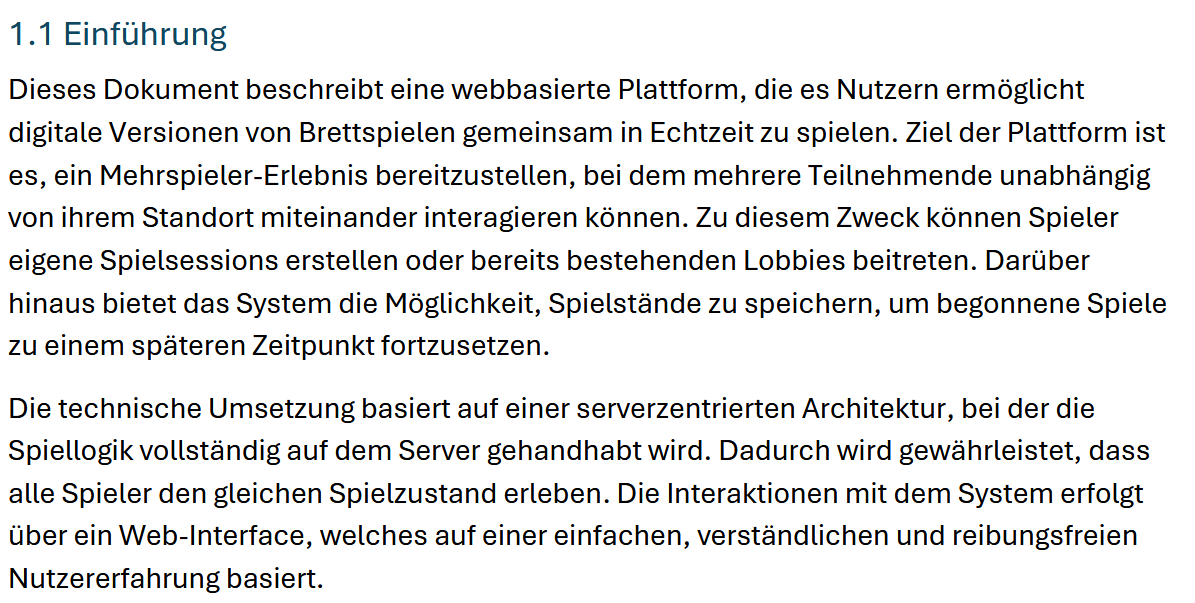
#> input picture Images/ItCV4.png, 1195 x 603 px
$ python Erosion.py
#> lines starting #> are read from the running program, lines starting #| are printed output that depends on the picture
import numpy as np
import cv2
from PIL import Image
import matplotlib.pyplot as plt
from pathlib import Path

# LOAD IMAGE
IMAGE_PATH = Path(__file__).resolve().parent.parent / "Images" / "ItCV4.png"

if not IMAGE_PATH.exists():
    raise FileNotFoundError(f"Could not read image at: {IMAGE_PATH}")

img_array = np.array(Image.open(IMAGE_PATH).convert("L"))

# DEFINE STRUCTURING ELEMENTS
se_vertical = np.array([
    [1],
    [1],
    [1],
], dtype=np.uint8)

se_horizontal = np.array([
    [1, 1, 1]
], dtype=np.uint8)

se_cross = np.array([
    [0, 1, 0],
    [1, 1, 1],
    [0, 1, 0],
], dtype=np.uint8)

se_square = np.array([
    [1, 1, 1],
    [1, 1, 1],
    [1, 1, 1],
], dtype=np.uint8)

se_diamond = np.array([
    [0, 0, 1, 0, 0],
    [0, 1, 1, 1, 0],
    [1, 1, 1, 1, 1],
    [0, 1, 1, 1, 0],
    [0, 0, 1, 0, 0],
], dtype=np.uint8)

structuring_elements = {
    "Vertical SE":     se_vertical,
    "Horizontal SE":   se_horizontal,
    "Cross SE":        se_cross,
    "Square SE":       se_square,
    "Diamond/Disc SE": se_diamond,
}

# ERODE
NUM_ITERATIONS = 7

eroded_results = {}
for name, se in structuring_elements.items():
    eroded_results[name] = cv2.erode(img_array, se, iterations=NUM_ITERATIONS)
#> after the loop, eroded_results = 5 items

# SHOW IMAGES
fig, axes = plt.subplots(2, 3, figsize=(12, 8))
axes = axes.ravel()

axes[0].imshow(img_array, cmap="gray")
axes[0].set_title("Original")

for ax, (name, result) in zip(axes[1:], eroded_results.items()):
    ax.imshow(result, cmap="gray")
    ax.set_title(f"Erosion: {name}\n({NUM_ITERATIONS}x)")
#> this loop made 5 passes
#> name on passes 1 to 5: 'Vertical SE', 'Horizontal SE', 'Cross SE', 'Square SE', 'Diamond/Disc SE'

for ax in axes:
    ax.axis("off")

plt.tight_layout()
plt.savefig("erosion_results.png", dpi=150)
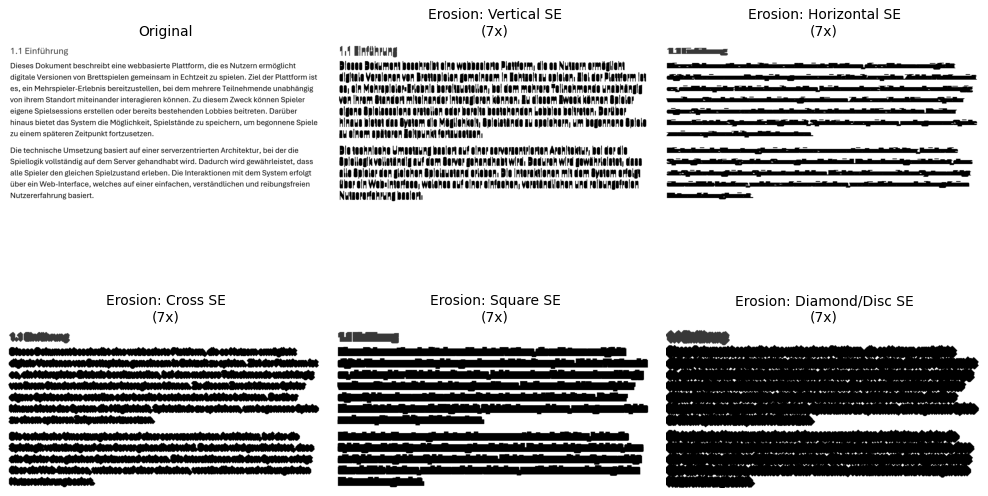
#> figure drawn by matplotlib, 6 panels
plt.show()
